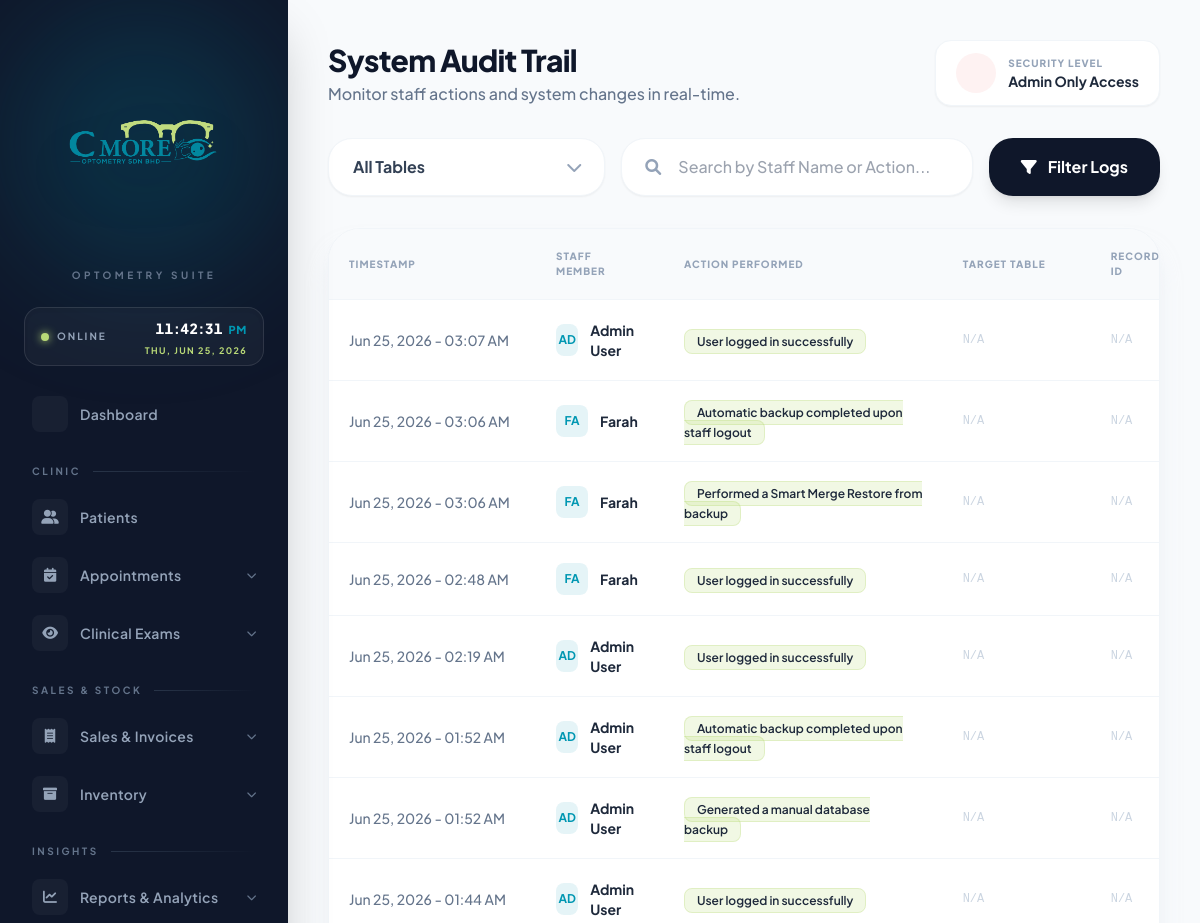
/audit_trail.php (signed in, upper part), run on an earlier commit of the app's database.
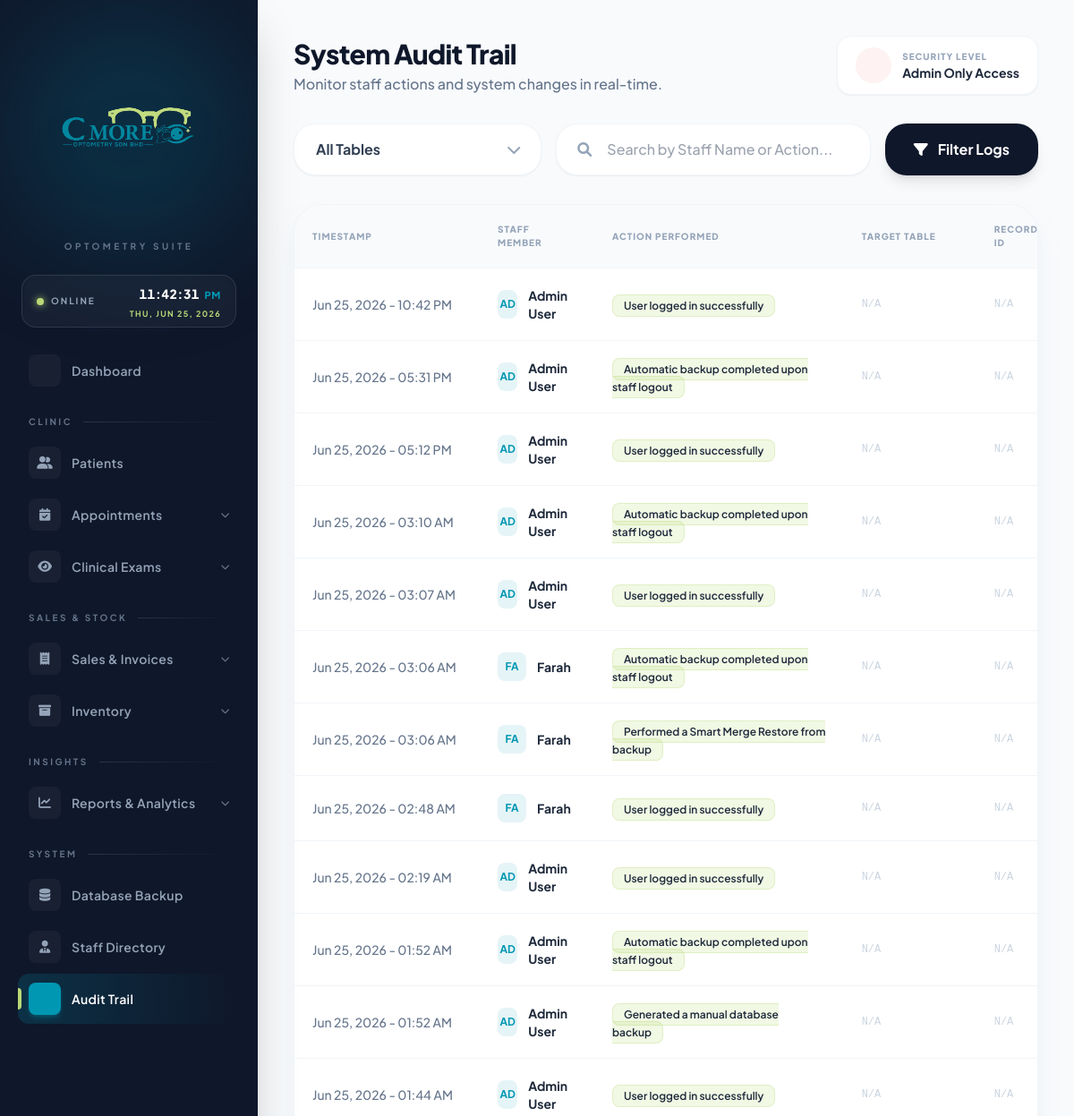
And on a later commit of the database.
### tables this page shows
CREATE TABLE `audit_log` (
  `LOG_ID` int(11) NOT NULL AUTO_INCREMENT,
  `USER_ID` int(11) NOT NULL,
  `ACTION` varchar(255) NOT NULL,
  `TABLE_NAME` varchar(100) DEFAULT NULL,
  `RECORD_ID` int(11) DEFAULT NULL,
  `CREATED_AT` timestamp NOT NULL DEFAULT current_timestamp(),
  PRIMARY KEY (`LOG_ID`)
);

CREATE TABLE `user` (
  `USER_ID` int(11) NOT NULL AUTO_INCREMENT,
  `NAME` varchar(100) NOT NULL,
  `EMAIL` varchar(100) NOT NULL,
  `PASSWORD` varchar(255) NOT NULL,
  `ROLE` varchar(50) NOT NULL,
  `FIRST_LOGIN_OTP` tinyint(1) DEFAULT 1,
  PRIMARY KEY (`USER_ID`),
  UNIQUE KEY `EMAIL` (`EMAIL`)
);

### audit_trail.php (the view, shortened to what this page needs)
<?php
include('config.php');
$search = isset($_GET['search']) ? mysqli_real_escape_string($conn, $_GET['search']) : '';
$where_clauses = [];
$where_sql = count($where_clauses) > 0 ? "WHERE " . implode(" AND ", $where_clauses) : "";
$query = "SELECT a.*, u.NAME
          FROM audit_log a
          LEFT JOIN user u ON a.USER_ID = u.USER_ID
          $where_sql
          ORDER BY a.CREATED_AT DESC
          LIMIT 200";
$result = mysqli_query($conn, $query);
?>
<!DOCTYPE html>
<html lang="en">
<head>
    <script src="https://cdn.tailwindcss.com"></script>
    <link rel="stylesheet" href="https://cdnjs.cloudflare.com/ajax/libs/font-awesome/6.0.0/css/all.min.css">
</head>
<body class="bg-[#f8fafc] text-slate-900 flex h-screen overflow-hidden">
    <?php include('sidebar.php'); ?>
    <main class="flex-1 ml-72 h-screen overflow-y-auto p-10">
        <div class="mb-8 flex justify-between items-end">
            <div>
                <h1 class="text-3xl font-black tracking-tight text-slate-900">System Audit Trail</h1>
                <p class="text-slate-500 font-medium mt-1">Monitor staff actions and system changes in real-time.</p>
            </div>
            <div class="bg-white px-5 py-3 rounded-2xl shadow-sm border border-slate-100 flex items-center space-x-3">
                <div class="w-10 h-10 rounded-full bg-red-50 flex items-center justify-center text-red-500">
                </div>
                <div>
                    <p class="text-[10px] uppercase tracking-widest font-black text-slate-400">Security Level</p>
                    <p class="text-sm font-bold text-slate-800">Admin Only Access</p>
                </div>
            </div>
        </div>
        <div class="mb-8">
            <form action="" method="GET" class="flex flex-col md:flex-row space-y-4 md:space-y-0 md:space-x-4 max-w-4xl">
                <div class="relative w-full md:w-1/3">
                    <select name="filter" class="w-full pl-6 pr-10 py-4 bg-white border border-slate-100 rounded-[1.5rem] shadow-sm focus:border-[#0097B2] outline-none appearance-none font-bold text-slate-700 cursor-pointer">
                        <option value="">All Tables</option>
                    </select>
                </div>
                <div class="relative flex-1">
                    <i class="fa-solid fa-magnifying-glass absolute left-6 top-1/2 -translate-y-1/2 text-slate-400"></i>
                    <input type="text" name="search" placeholder="Search by Staff Name or Action..." value="<?php echo htmlspecialchars($search); ?>" class="w-full pl-14 pr-6 py-4 bg-white border border-slate-100 rounded-[1.5rem] shadow-sm focus:border-[#0097B2] outline-none transition-all font-medium text-slate-700">
                </div>
                <button type="submit" class="bg-slate-900 text-white px-8 py-4 rounded-[1.5rem] font-bold hover:bg-[#0097B2] transition shadow-lg shrink-0">
                    <i class="fa-solid fa-filter mr-2"></i> Filter Logs
                </button>
            </form>
        </div>
        <div class="bg-white rounded-[2rem] shadow-xl shadow-slate-200/50 border border-slate-100 overflow-hidden">
            <div class="overflow-x-auto">
                <table class="w-full text-left border-collapse">
                    <thead>
                        <tr class="bg-slate-50 text-[10px] uppercase tracking-widest text-slate-400 border-b border-slate-100">
                            <th class="p-5 font-black">Timestamp</th>
                            <th class="p-5 font-black">Staff Member</th>
                            <th class="p-5 font-black">Action Performed</th>
                            <th class="p-5 font-black">Target Table</th>
                            <th class="p-5 font-black">Record ID</th>
                        </tr>
                    </thead>
                    <tbody class="divide-y divide-slate-100 text-sm font-medium">
                        <?php if (mysqli_num_rows($result) > 0): ?>
                            <?php while ($row = mysqli_fetch_assoc($result)): ?>
                                <tr class="hover:bg-slate-50/50 transition">
                                    <td class="p-5 text-slate-500 whitespace-nowrap">
                                        <?php echo date('M d, Y - h:i A', strtotime($row['CREATED_AT'])); ?>
                                    </td>
                                    <td class="p-5">
                                        <div class="flex items-center space-x-3">
                                            <div class="w-8 h-8 rounded-lg bg-[#0097B2]/10 text-[#0097B2] flex items-center justify-center font-bold text-xs">
                                                <?php echo $row['NAME'] ? strtoupper(substr($row['NAME'], 0, 2)) : '??'; ?>
                                            </div>
                                            <span class="font-bold text-slate-800">
                                                <?php echo htmlspecialchars($row['NAME'] ?? 'System / Unknown'); ?>
                                            </span>
                                        </div>
                                    </td>
                                    <td class="p-5">
                                        <span class="bg-[#B9D977]/20 text-slate-800 py-1 px-3 rounded-lg font-semibold text-xs border border-[#B9D977]/30">
                                            <?php echo htmlspecialchars($row['ACTION']); ?>
                                        </span>
                                    </td>
                                    <td class="p-5 text-slate-500 font-mono text-xs">
                                        <?php echo $row['TABLE_NAME'] ? htmlspecialchars($row['TABLE_NAME']) : '<span class="text-slate-300">N/A</span>'; ?>
                                    </td>
                                    <td class="p-5 text-slate-500 font-mono text-xs">
                                        <?php echo $row['RECORD_ID'] ? '#' . htmlspecialchars($row['RECORD_ID']) : '<span class="text-slate-300">N/A</span>'; ?>
                                    </td>
                                </tr>
                            <?php endwhile; ?>
                        <?php endif; ?>
                    </tbody>
                </table>
            </div>
        </div>
    </main>
</body>
</html>

### sidebar.php (shortened to what this page needs)
<aside class="w-72 bg-[#0f172a] text-slate-300 flex flex-col fixed h-full shadow-2xl z-50 overflow-hidden">
    <div class="pointer-events-none absolute inset-x-0 top-0 h-72 bg-gradient-to-b from-[#0097B2]/12 via-[#0097B2]/0 to-transparent"></div>
    <div class="relative px-6 pt-8 pb-5">
        <div class="flex flex-col items-center">
            <div class="relative">
                <img src="logo.png" alt="C-More Logo" class="relative w-56 h-auto drop-shadow-2xl">
            </div>
            <p class="mt-3 text-[10px] uppercase tracking-[0.35em] font-bold text-slate-500">Optometry Suite</p>
        </div>
        <div class="mt-6 flex items-center justify-between bg-white/[0.04] border border-white/10 rounded-2xl px-4 py-2.5 shadow-inner">
            <div class="flex items-center gap-2">
                <span class="w-2 h-2 rounded-full bg-[#B9D977] animate-pulse shadow-[0_0_8px_#B9D977]"></span>
                <span class="text-[10px] uppercase tracking-[0.2em] font-bold text-slate-400">Online</span>
            </div>
            <div class="text-right leading-none">
                <div id="live-time" class="text-sm font-black text-white tracking-wider tabular-nums">00:00:00</div>
                <div id="live-date" class="text-[9px] uppercase tracking-[0.15em] font-bold text-[#B9D977] mt-1.5">LOADING...</div>
            </div>
        </div>
    </div>
    <nav class="relative flex-1 px-5 pb-2 space-y-0.5 overflow-y-auto overflow-x-hidden custom-scrollbar">
        <?php
        $current = basename($_SERVER['PHP_SELF']);
        $user_role = !empty($_SESSION['ROLE']) ? $_SESSION['ROLE'] : 'Unassigned';
        function nav_item($link, $icon, $label, $current) {
            $active = ($current == $link);
            $wrap = $active
                ? 'bg-gradient-to-r from-[#0097B2]/20 to-transparent text-white'
                : 'text-slate-400 hover:text-white hover:bg-white/[0.04]';
            $bar  = $active ? "<span class='absolute left-0 top-1/2 -translate-y-1/2 h-6 w-1 rounded-r-full bg-[#B9D977]'></span>" : '';
            $chip = $active
                ? 'bg-[#0097B2] text-white shadow-md shadow-[#0097B2]/30'
                : 'bg-white/[0.04] text-slate-400 group-hover:text-[#B9D977] group-hover:bg-white/[0.08]';
            echo "
            <a href='$link' class='relative flex items-center gap-3 px-3 py-2.5 rounded-xl transition-all duration-200 group $wrap'>
                $bar
                <span class='flex items-center justify-center w-9 h-9 rounded-lg $chip transition-colors'><i class='$icon text-sm'></i></span>
                <span class='text-sm font-semibold tracking-wide'>$label</span>
            </a>";
        }
        function submenu_btn($id, $icon, $label, $is_active) {
            $wrap = $is_active
                ? 'bg-gradient-to-r from-[#0097B2]/20 to-transparent text-white'
                : 'text-slate-400 hover:text-white hover:bg-white/[0.04]';
            $bar  = $is_active ? "<span class='absolute left-0 top-1/2 -translate-y-1/2 h-6 w-1 rounded-r-full bg-[#B9D977]'></span>" : '';
            $chip = $is_active
                ? 'bg-[#0097B2] text-white shadow-md shadow-[#0097B2]/30'
                : 'bg-white/[0.04] text-slate-400 group-hover:text-[#B9D977] group-hover:bg-white/[0.08]';
            return "
            <button onclick=\"document.getElementById('$id').classList.toggle('hidden')\" class='relative w-full flex items-center justify-between px-3 py-2.5 rounded-xl transition-all duration-200 group $wrap'>
                $bar
                <span class='flex items-center gap-3'>
                    <span class='flex items-center justify-center w-9 h-9 rounded-lg $chip transition-colors'><i class='$icon text-sm'></i></span>
                    <span class='text-sm font-semibold tracking-wide'>$label</span>
                </span>
                <i class='fa-solid fa-chevron-down text-[10px] text-slate-500 group-hover:text-white transition-colors'></i>
            </button>";
        }
        function nav_section($label) {
            echo "
            <div class='flex items-center gap-3 px-3 pt-5 pb-2'>
                <span class='text-[10px] uppercase tracking-[0.25em] font-bold text-slate-500 select-none'>$label</span>
                <span class='flex-1 h-px bg-gradient-to-r from-slate-700/70 to-transparent'></span>
            </div>";
        }
        nav_item('directory.php', 'fa-solid fa-grid-2', 'Dashboard', $current);
        nav_section('Clinic');
        $is_appt = ($current == 'appointment.php');
        echo "<div class='relative'>" . submenu_btn('appt-submenu', 'fa-solid fa-calendar-check', 'Appointments', $is_appt) . "
            <div id='appt-submenu' class='" . ($is_appt ? '' : 'hidden') . " mt-1 ml-5 pl-3 border-l border-slate-700/60 space-y-0.5 py-1'>";
        echo "  </div>
        </div>";
        if ($user_role === 'Admin' || $user_role === 'Optometrist') {
            $is_exam = ($current == 'exam.php');
            echo "<div class='relative'>" . submenu_btn('exam-submenu', 'fa-solid fa-eye', 'Clinical Exams', $is_exam) . "
                <div id='exam-submenu' class='" . ($is_exam ? '' : 'hidden') . " mt-1 ml-5 pl-3 border-l border-slate-700/60 space-y-0.5 py-1'>";
            echo "  </div>
            </div>";
        }
        $is_sales = ($current == 'sales.php');
        echo "<div class='relative'>" . submenu_btn('sales-submenu', 'fa-solid fa-receipt', 'Sales & Invoices', $is_sales) . "
            <div id='sales-submenu' class='" . ($is_sales ? '' : 'hidden') . " mt-1 ml-5 pl-3 border-l border-slate-700/60 space-y-0.5 py-1'>";
        echo "  </div>
        </div>";
        $is_inv = ($current == 'inventory.php');
        echo "<div class='relative'>" . submenu_btn('inv-submenu', 'fa-solid fa-box-archive', 'Inventory', $is_inv) . "
            <div id='inv-submenu' class='" . ($is_inv ? '' : 'hidden') . " mt-1 ml-5 pl-3 border-l border-slate-700/60 space-y-0.5 py-1'>";
        echo "  </div>
        </div>";
        $is_reports = ($current == 'reports.php' || $current == 'analytics.php');
        echo "<div class='relative'>" . submenu_btn('reports-submenu', 'fa-solid fa-chart-line', 'Reports & Analytics', $is_reports) . "
            <div id='reports-submenu' class='" . ($is_reports ? '' : 'hidden') . " mt-1 ml-5 pl-3 border-l border-slate-700/60 space-y-0.5 py-1'>";
        echo "  </div>
        </div>";
        if ($user_role === 'Admin') {
            nav_item('audit_trail.php', 'fa-solid fa-shield-halved', 'Audit Trail', $current);
        }
        ?>
    </nav>
</aside>

### audit_trail.php (style rules this page uses)
body { font-family: 'Plus Jakarta Sans', sans-serif; }

What changed in the data, as far as the page shows it:
added audit_log: CREATED_AT "Jun 25, 2026 - 10:42 PM", USER_ID.NAME "AD", USER_ID.NAME "Admin User", ACTION "User logged in successfully", shows "N/A"
added audit_log: CREATED_AT "Jun 25, 2026 - 05:31 PM", USER_ID.NAME "AD", USER_ID.NAME "Admin User", ACTION "Automatic backup completed upon staff logout", shows "N/A"
added audit_log: CREATED_AT "Jun 25, 2026 - 05:12 PM", USER_ID.NAME "AD", USER_ID.NAME "Admin User", ACTION "User logged in successfully", shows "N/A"
added audit_log: CREATED_AT "Jun 25, 2026 - 03:10 AM", USER_ID.NAME "AD", USER_ID.NAME "Admin User", ACTION "Automatic backup completed upon staff logout", shows "N/A"
Also different on the page:
$label: "Dashboard Patients" → "Dashboard Patients Database Backup Staff Directory Audit Trail"
$label: "CLINIC SALES & STOCK INSIGHTS" → "CLINIC SALES & STOCK INSIGHTS SYSTEM"
